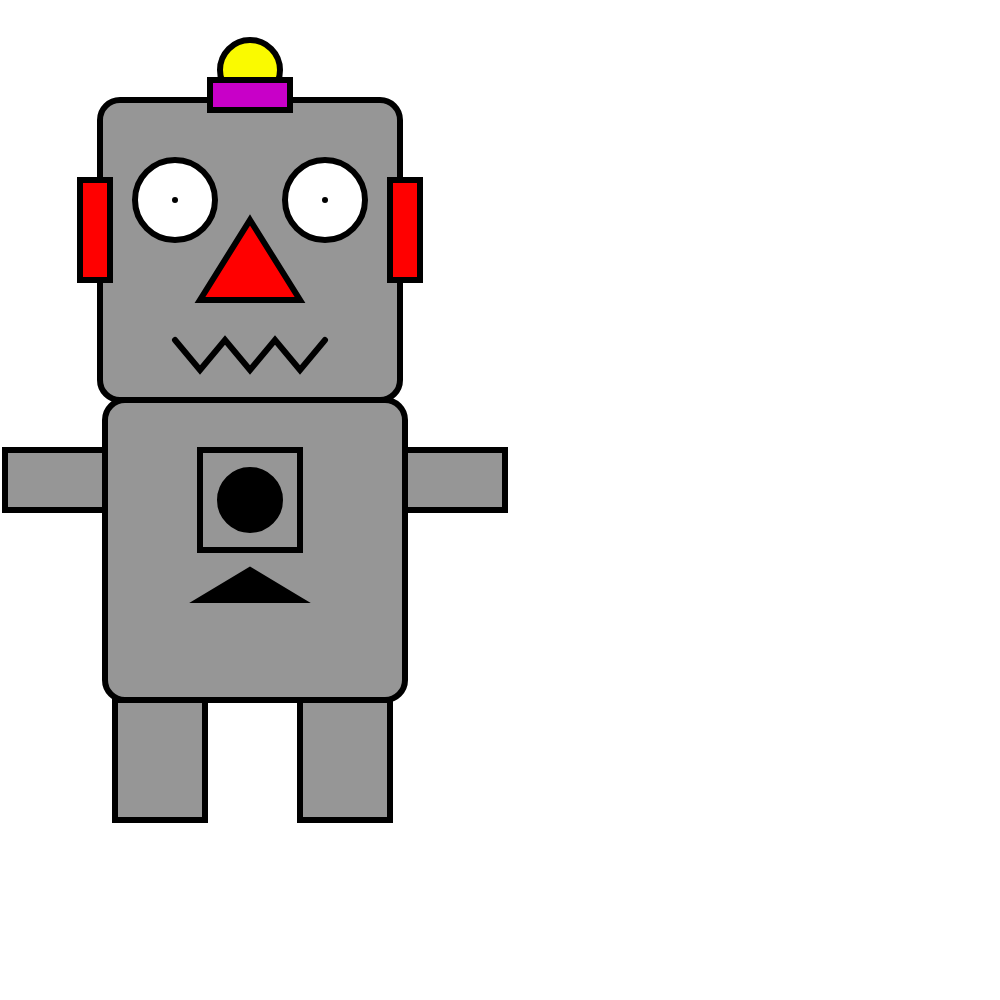
Frame 1 (no input)
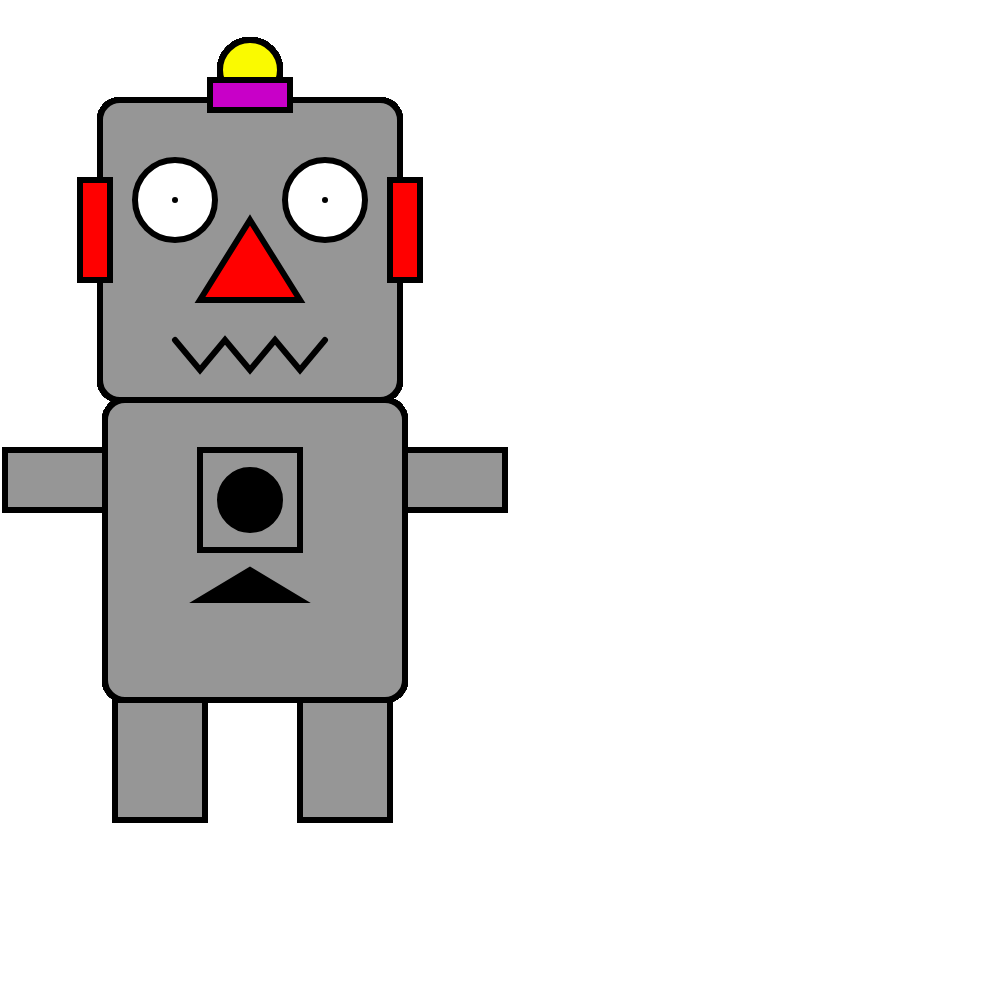
Frame 60 (no input)
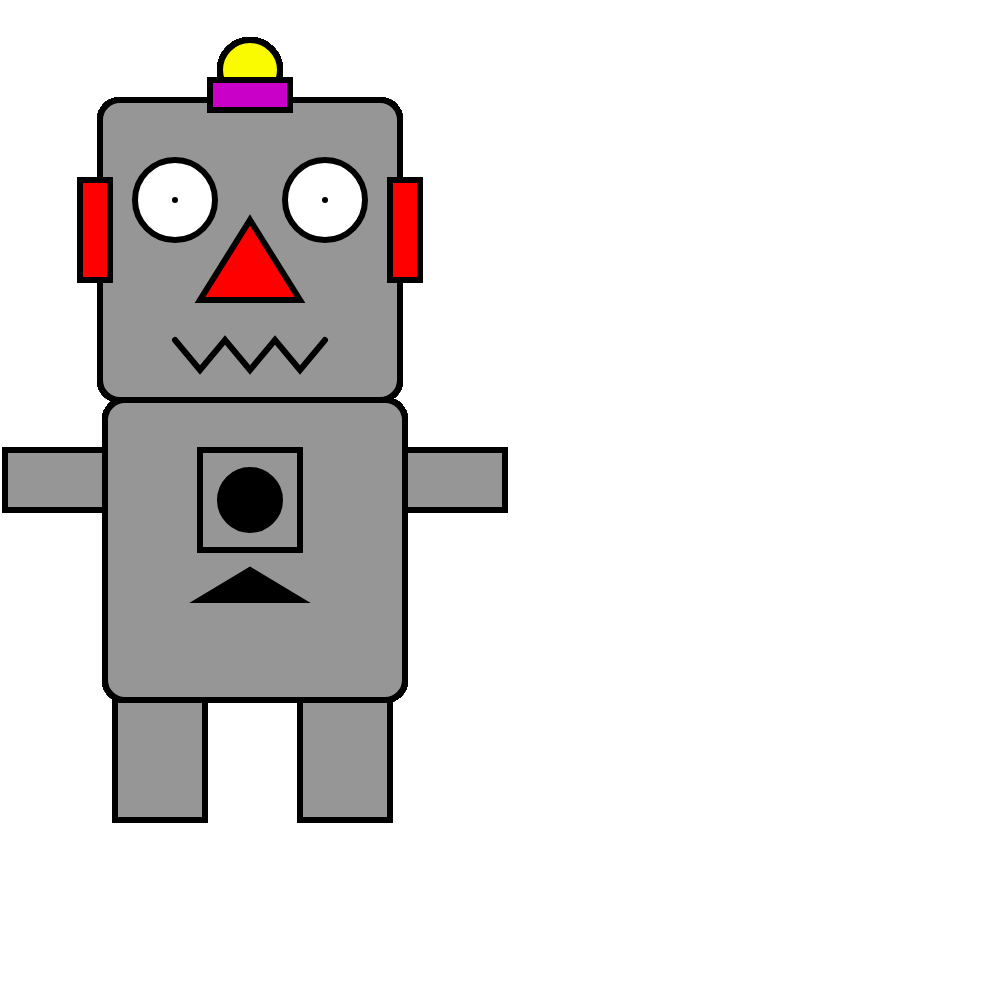
Frame 120 (the mouse pressed at the canvas centre since frame 60)

The p5.js sketch that drew these frames (run headless with seeded random() and noise() and a simulated clock; from frame 60 on, the mouse is pressed at the canvas centre):

// p5.js sketch
// ── sketch.js
function setup()
{
	//create a canvas for the robot
	createCanvas(1000, 1000);
}

function draw()
{
	strokeWeight(6);

	//robots head
	fill(150);
	rect(100, 100, 300, 300, 20);
    
    fill(150);
	rect(105, 400, 300, 300, 20);
    //left arm
    rect(5, 450, 100, 60);
    
    //right arm
    rect(405, 450, 100, 60);
    
    //middle part with box
    
    rect(200, 450, 100, 100);
    
    //Traingle 2
    
    fill(0);
    triangle(300, 600, 250, 570, 200, 600);

    // Circle in the box
    fill(0);
    ellipse(250, 500, 60, 60);
    
    //right leg 
     fill(150);
     rect(300, 700, 90, 120);
    //left leg
    rect(115, 700, 90, 120);

   

	//robots antenna
	fill(250, 250, 0);
	ellipse(250, 70, 60, 60);

	fill(200, 0, 200);
	rect(210, 80, 80, 30);

	//robots eyes
	fill(255);
	ellipse(175, 200, 80, 80);
	point(175, 200);
	ellipse(325, 200, 80, 80);
	point(325, 200);
    
	//robots nose
	fill(255, 0, 0);
	triangle(250, 220, 300, 300, 200, 300);

	//robots ears
	rect(80, 180, 30, 100);
	rect(390, 180, 30, 100);

	//robots mouth
	noFill(300);
	beginShape();
	vertex(175, 340);
	vertex(200, 370);
	vertex(225, 340);
	vertex(250, 370);
	vertex(275, 340);
	vertex(300, 370);
	vertex(325, 340);
	endShape();
}
